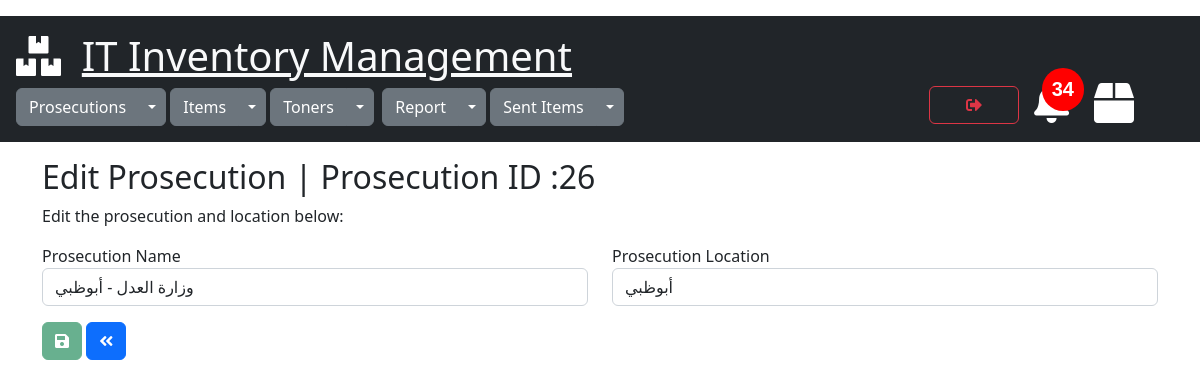
Screenshot of /prosecutions/edit_prosecutions_form/26 (signed in) with the database file from the repository.
### prosecutions/models.py (models this page shows)
class Prosecutions(models.Model):
    name = models.CharField(max_length=255)
    location = models.CharField(max_length=300,default="none")
    created = models.DateTimeField(default=timezone.now)

### prosecutions/views.py (the view)
# urls.py: path('edit_prosecutions_form/<int:prosecutions_id>', views.edit_prosecutions_form,name='edit_prosecutions_form'),
@cache_control(no_cache=True, must_revalidate=True,no_store=True)
@login_required(login_url="login")
def edit_prosecutions_form(request, prosecutions_id):
    prosecutions = Prosecutions.objects.get(id=prosecutions_id)
    data_calc_cart_total = calc_cart_total(request)
    cart_total = data_calc_cart_total['cart_total']
    data_calc_toner_stock_alert = calc_toner_stock_alert(request)
    toner_stock_alert = data_calc_toner_stock_alert['toner_stock_alert_count']
    toner_under_fifteen = data_calc_toner_stock_alert['tonerstock']
    context = {"total": cart_total, "prosecutions": prosecutions,"toner_stock_alert":toner_stock_alert,"toner_under_fifteen":toner_under_fifteen}
    return render(request, 'edit_prosecutions_form.html', context)

### sent_items/utils.py (called while the page is built)
def get_total_cart_items(items_in_cart):
    cartitem = CartItem.objects.filter(cart=items_in_cart)
    total = cartitem.count()
    return total

def calc_cart_total(request):
    customer, created = Customer.objects.get_or_create(user=request.user)
    cart, created = Cart.objects.get_or_create(customer=customer, complete=False)
    items_in_cart = cart.pk
    cart_total = get_total_cart_items(items_in_cart)
    return {'cart_total':cart_total,'user_cart':cart,'items_in_cart':items_in_cart}

### toners/utils.py (called while the page is built)
def calc_toner_stock_alert(request):
    tonerstock=Toners.objects.filter(remaining_qty__lte=15)
    toner_stock_alert_count=tonerstock.count()
    return {"toner_stock_alert_count":toner_stock_alert_count,"tonerstock":tonerstock }

### prosecutions/templates/edit_prosecutions_form.html (shortened to what this page needs)
{% extends 'mainpage.html' %}
{% block content %}
<div class="container">
    <h2>Edit Prosecution | Prosecution ID :{{ prosecutions.id }}</h2>
    <p>Edit the prosecution and location below:</p>
    <form role="form" action="edit_prosecutions_save" method="post">
        <div class="row">
            <div class="col">
                <label>Prosecution Name</label>
                <input type="text" class="form-control" placeholder="Enter prosecution" name="name"
                       id="name" value="{{prosecutions.name}}">
            </div>
            <div class="col">
                <label>Prosecution Location</label>
                <input type="text" class="form-control" placeholder="Enter location" name="location" id="location"
                       value="{{prosecutions.location}}">
            </div>
        </div>
        <button type="submit" class="btn btn-success mt-3 btn-action-EPF" disabled data-bs-toggle="tooltip" data-bs-placement="bottom" title="Save"><i class="fas fa-save"></i></button>
        <a href="{% url 'view_prosecutions' %}" class="btn btn-primary mt-3" id="btn-back" data-bs-toggle="tooltip" data-bs-placement="bottom" title="Back"><i class="fas fa-angle-double-left"></i></a>
    </form>
</div>
{% endblock %}

### rows the page displays
Prosecutions: id "26", name "وزارة العدل - أبوظبي", location "أبوظبي"
